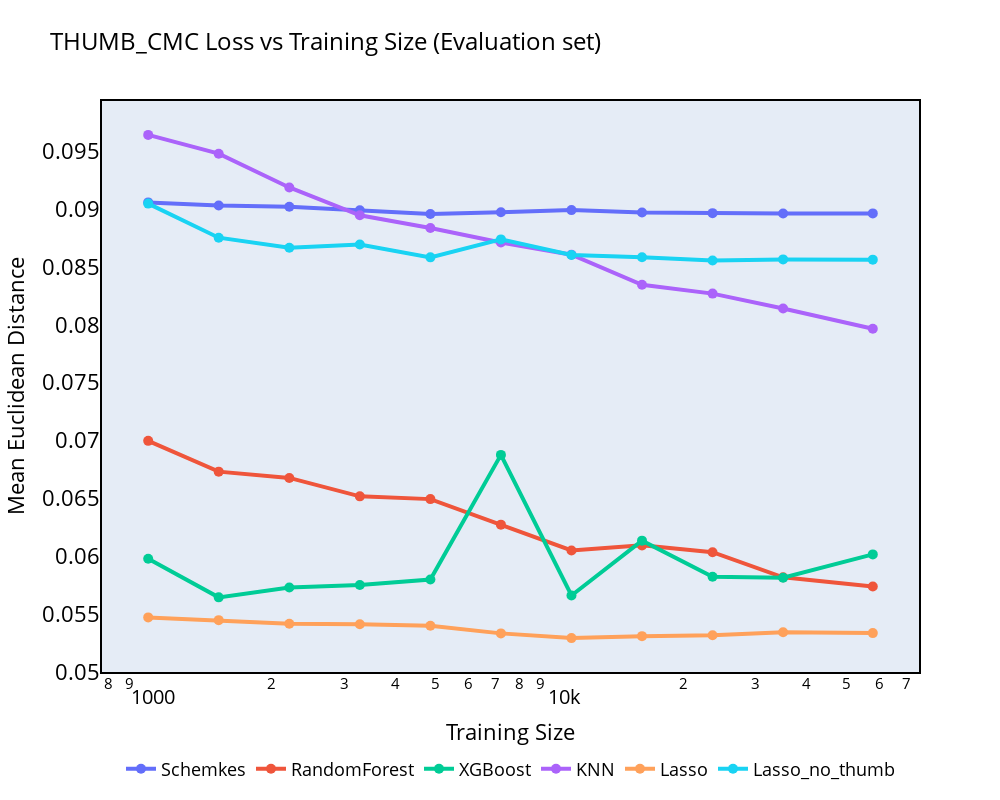

Here is the notebook cell this chart was saved with:
### Code cell
# PLOT USING PLOTLY GRAPH OBJECTS
# PLOT ONLY EVAL ERROR
fig = go.Figure()
for model, model_data in data_random.items():
    fig.add_trace(
        go.Scatter(
            x=x_values,
            y=model_data["Eval_Error"],
            mode="lines+markers",
            name=model,
            line=dict(width=4),
            marker=dict(size=10)
        )
    )

fig.update_layout(
    title="THUMB_CMC Loss vs Training Size (Evaluation set)",
    width=1000,
    height=800,
    xaxis_title="Training Size",
    yaxis_title="Mean Euclidean Distance",
    xaxis_type="log",
)
# Draw rectangle as border
fig.add_shape(
    dict(
        type="rect",
        xref="paper",
        yref="paper",
        x0=0,
        y0=0,
        x1=1,
        y1=1,
        line=dict(color="black", width=2),
    )
)
# Remove gridlines
fig.update_xaxes(showgrid=False)
fig.update_yaxes(showgrid=False)

# Make title font bigger
fig.update_layout(title_font_size=24)

# Make text color black
fig.update_layout(font=dict(color="black"))

# Set font to times new roman
# fig.update_layout(font=dict(family="Times New Roman"))
# Increase font of y and x axis
fig.update_xaxes(tickfont=dict(size=20))
fig.update_yaxes(tickfont=dict(size=22))
# Increase font of xaxis_title
fig.update_xaxes(title_font=dict(size=22))
# Increase font of yaxis_title
fig.update_yaxes(title_font=dict(size=22))
# Make legend bottom
fig.update_layout(
    legend=dict(
        orientation="h",  # Horizontal orientation
        yanchor="bottom",  # Anchor to the bottom of the legend
        y=-0.2,  # Adjust y position to move it slightly below the plot
        xanchor="center",  # Anchor to the center of the legend
        x=0.5  # Position the legend in the middle of the x-axis
    )
)
# Incraese legend font
fig.update_layout(legend=dict(font=dict(size=18)))
fig.show()

### Figure 1 — Plotly figure (JSON) as saved in the notebook; plotly's stock layout.template omitted (floating-point values rounded to 4 significant figures)
{"data": [{"line": {"width": 4}, "marker": {"size": 10}, "mode": "lines+markers", "name": "Schemkes", "type": "scatter", "x": [1000, 1484, 2204, 3271, 4856, 7208, 10700, 15883, 23578, 35000, 57837], "y": [0.09058, 0.09031, 0.0902, 0.0899, 0.08958, 0.08973, 0.08991, 0.0897, 0.08965, 0.08962, 0.08963]}, {"line": {"width": 4}, "marker": {"size": 10}, "mode": "lines+markers", "name": "RandomForest", "type": "scatter", "x": [1000, 1484, 2204, 3271, 4856, 7208, 10700, 15883, 23578, 35000, 57837], "y": [0.06999, 0.06733, 0.06679, 0.06519, 0.06496, 0.06275, 0.06052, 0.06096, 0.06037, 0.0582, 0.05741]}, {"line": {"width": 4}, "marker": {"size": 10}, "mode": "lines+markers", "name": "XGBoost", "type": "scatter", "x": [1000, 1484, 2204, 3271, 4856, 7208, 10700, 15883, 23578, 35000, 57837], "y": [0.0598, 0.05647, 0.05732, 0.05754, 0.05801, 0.06878, 0.05663, 0.06137, 0.05825, 0.05816, 0.06018]}, {"line": {"width": 4}, "marker": {"size": 10}, "mode": "lines+markers", "name": "KNN", "type": "scatter", "x": [1000, 1484, 2204, 3271, 4856, 7208, 10700, 15883, 23578, 35000, 57837], "y": [0.0964, 0.09478, 0.09187, 0.08946, 0.08836, 0.08712, 0.08606, 0.08346, 0.0827, 0.08142, 0.07967]}, {"line": {"width": 4}, "marker": {"size": 10}, "mode": "lines+markers", "name": "Lasso", "type": "scatter", "x": [1000, 1484, 2204, 3271, 4856, 7208, 10700, 15883, 23578, 35000, 57837], "y": [0.05474, 0.0545, 0.05419, 0.05415, 0.05402, 0.05336, 0.05296, 0.05312, 0.0532, 0.05346, 0.05339]}, {"line": {"width": 4}, "marker": {"size": 10}, "mode": "lines+markers", "name": "Lasso_no_thumb", "type": "scatter", "x": [1000, 1484, 2204, 3271, 4856, 7208, 10700, 15883, 23578, 35000, 57837], "y": [0.09047, 0.08753, 0.08665, 0.08694, 0.08583, 0.08738, 0.08603, 0.08584, 0.08556, 0.08565, 0.08563]}], "layout": {"font": {"color": "black"}, "height": 800, "legend": {"font": {"size": 18}, "orientation": "h", "x": 0.5, "xanchor": "center", "y": -0.2, "yanchor": "bottom"}, "shapes": [{"line": {"color": "black", "width": 2}, "type": "rect", "x0": 0, "x1": 1, "xref": "paper", "y0": 0, "y1": 1, "yref": "paper"}], "title": {"font": {"size": 24}, "text": "THUMB_CMC Loss vs Training Size (Evaluation set)"}, "width": 1000, "xaxis": {"showgrid": false, "tickfont": {"size": 20}, "title": {"font": {"size": 22}, "text": "Training Size"}, "type": "log"}, "yaxis": {"showgrid": false, "tickfont": {"size": 22}, "title": {"font": {"size": 22}, "text": "Mean Euclidean Distance"}}}}
